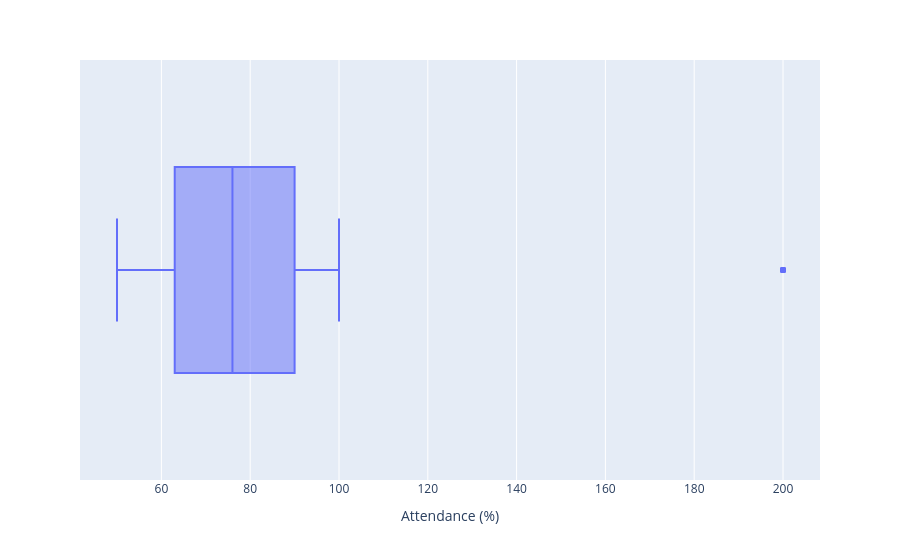

Write notebook code for a chart like this one.
### Code cell
st_per.isnull().sum()
import plotly.express as px
px.box(
    st_per,
    x="Attendance (%)"
)

### Figure 1 — Plotly figure (JSON) as saved in the notebook; plotly's stock layout.template omitted (floating-point values rounded to 4 significant figures; data arrays with more than 128 entries replaced by an {"elided": "..."} marker saying what was removed)
{"data": [{"alignmentgroup": "True", "hovertemplate": "Attendance (%)=%{x}<extra></extra>", "legendgroup": "", "marker": {"color": "#636efa"}, "name": "", "notched": false, "offsetgroup": "", "orientation": "h", "showlegend": false, "type": "box", "x": {"elided": "926 float values"}, "x0": " ", "xaxis": "x", "y0": " ", "yaxis": "y"}], "layout": {"boxmode": "group", "legend": {"tracegroupgap": 0}, "margin": {"t": 60}, "xaxis": {"anchor": "y", "domain": [0, 1], "title": {"text": "Attendance (%)"}}, "yaxis": {"anchor": "x", "domain": [0, 1]}}}
